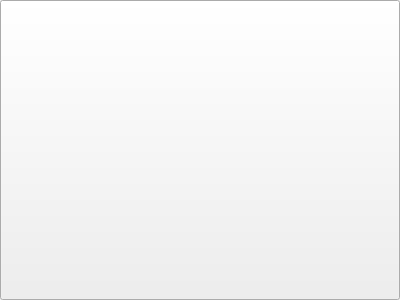
<?xml version="1.0" encoding="UTF-8"?>
<ui version="4.0">
    <author/>
    <comment/>
    <exportmacro/>
    <class>BackButton</class>
    <widget class="QPushButton" name="BackButton">
        <property name="geometry">
            <rect>
                <x>0</x>
                <y>0</y>
                <width>400</width>
                <height>300</height>
            </rect>
        </property>
        <property name="windowTitle">
            <string>BackButton</string>
        </property>
    </widget>
    <pixmapfunction/>
    <connections/>
</ui>
